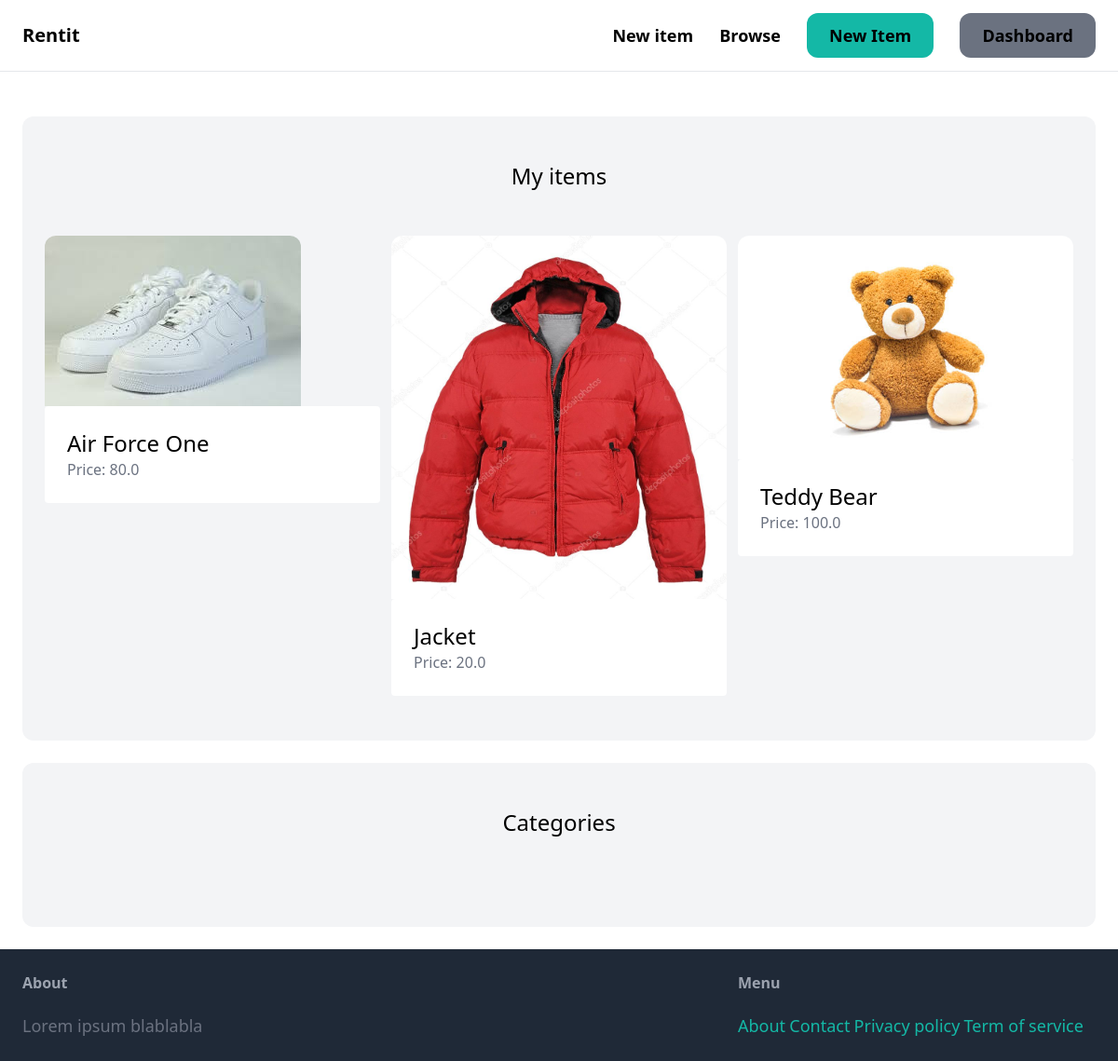
Before: /dashboard/ (signed in) with the older database file.
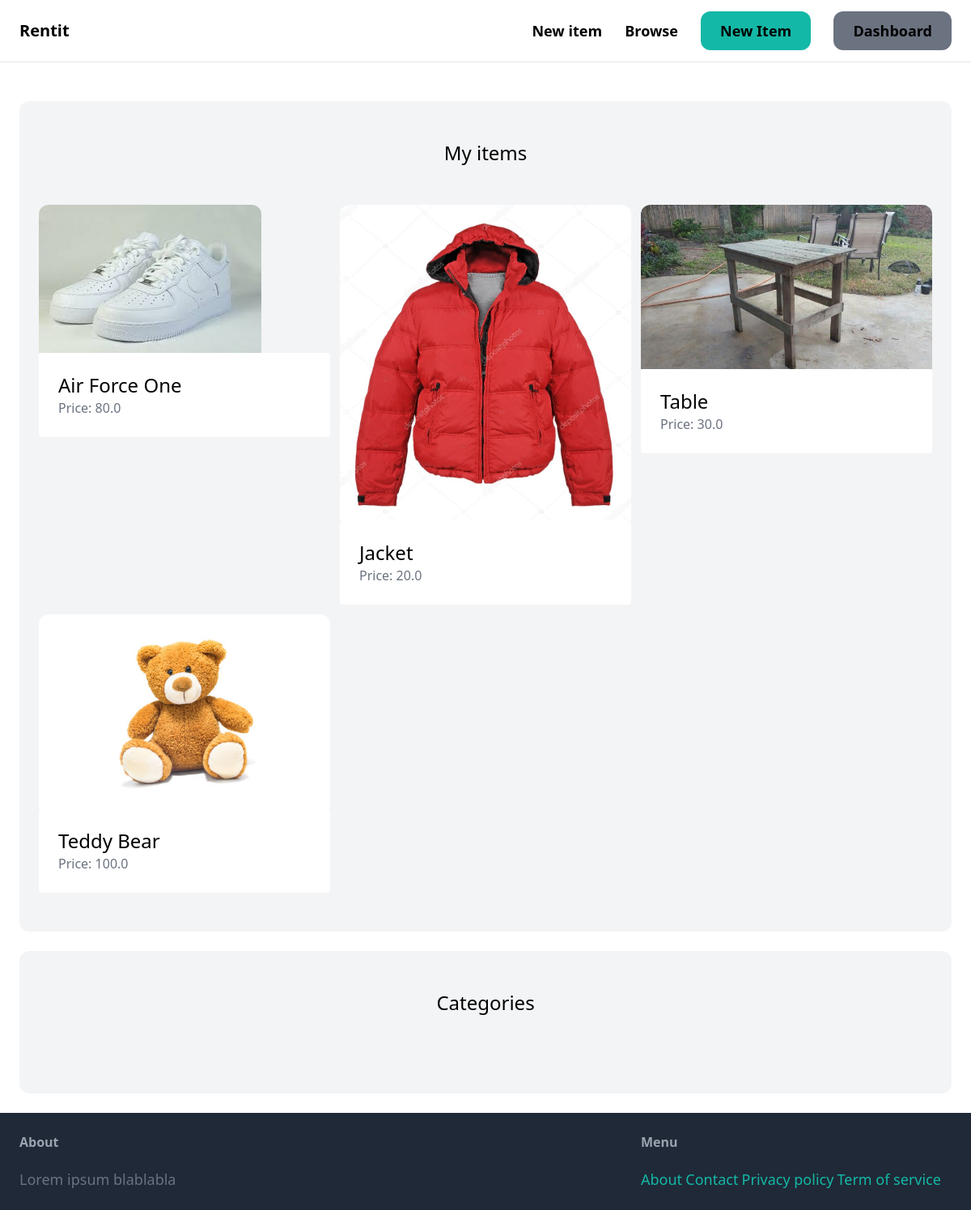
After: the same page with the newer database file.
### item/models.py (models this page shows, shortened)
class Item(models.Model):
    category = models.ForeignKey(Category, related_name='items', on_delete=models.CASCADE)
    name = models.CharField(max_length=255)
    description = models.TextField(blank=True, null=True)
    price = models.FloatField()
    image = models.ImageField(upload_to='item_images', blank=True, null=True)
    is_sold = models.BooleanField(default=False)
    created_by = models.ForeignKey(User, related_name='items', on_delete=models.CASCADE) #on_delete is used to say that if the user has been deleted, delete every item he created
    created_at = models.DateTimeField(auto_now_add=True)
    class Meta:
        ordering = ('name',) #it's used to order the items by name

### dashboard/views.py (the view)
# urls.py: path('', views.index, name='index'),
@login_required
def index(request):
    items = Item.objects.filter(created_by=request.user)
    return render(request, 'dashboard/index.html', {
        'items': items
    })

### dashboard/templates/dashboard/index.html (shortened to what this page needs)
{% extends 'core/base.html' %}
{% block content %}
    <div class="mt-6 px-6 py-12 bg-gray-100 rounded-xl">
        <h2 class="mb-12 text-2xl text-center">My items</h2>
        <div class="grid grid-cols-3 gap-3">
            {% for item in items %}
                <div>
                    <a href="{% url 'item:detail' item.id %}">
                        <div>
                            <img src="{{ item.image.url }}" class="rounded-t-xl">
                        </div>
                        <div class="p-6 bg-white rounded -b-xl">
                            <h2 class="text-2xl">{{ item.name }}</h2>
                            <p class="text-gray-500">Price: {{item.price}}</p>
                        </div>
                    </a>
                </div>
            {% endfor %}
        </div>
    </div>
    <div class="mt-6 px-6 py-12 bg-gray-100 rounded-xl">
        <h2 class="mb-12 text-2xl text-center">Categories</h2>
    </div>
{% endblock %}

Changed rows visible on the page:
added Item: image (picture), name "Table", price "30.0"
